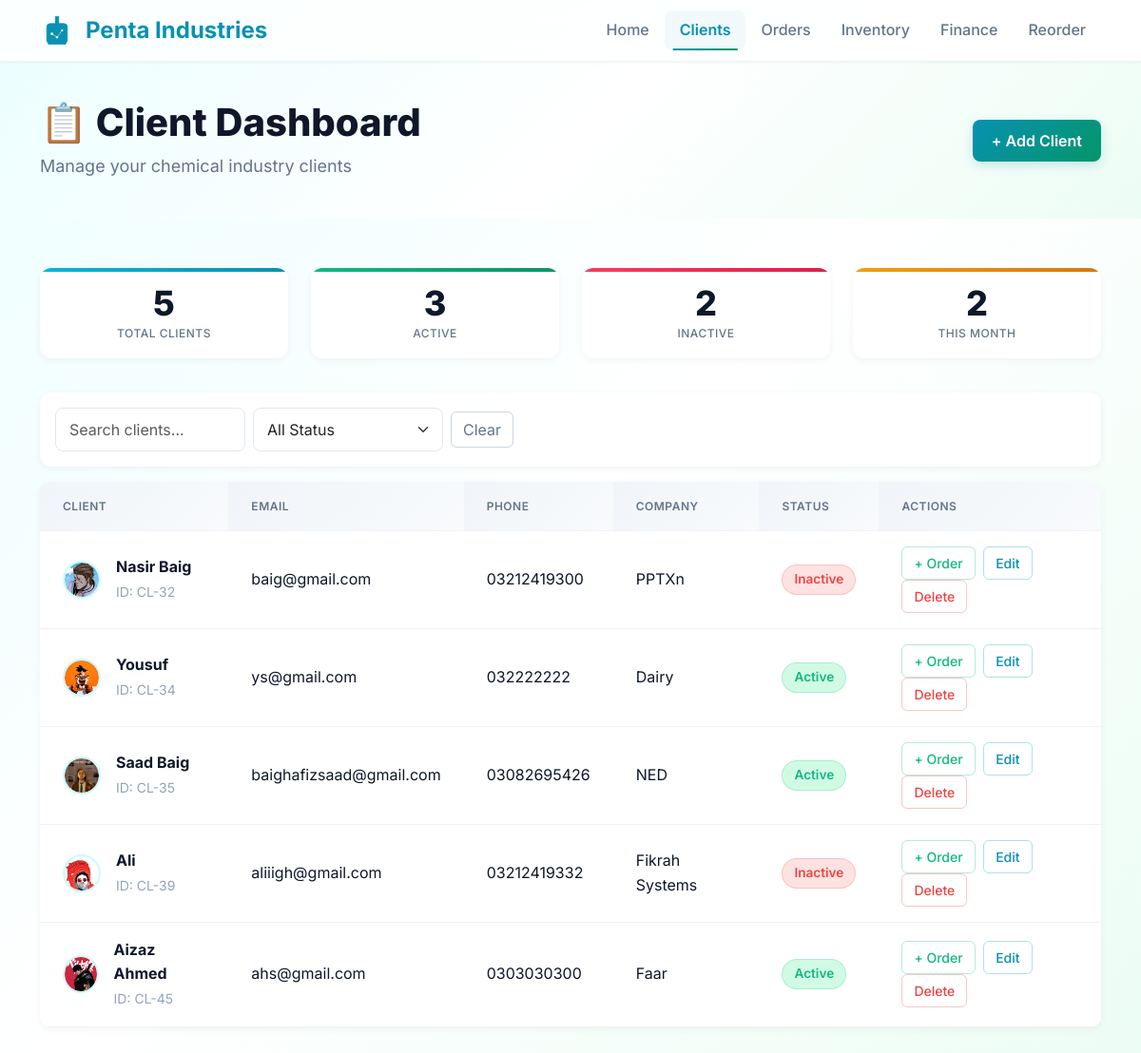
/client/, run on the app's committed database.
### core/models.py (models this page shows, shortened)
class Client(models.Model):
    name = models.CharField(max_length=100)
    email = models.EmailField(null=True,blank=True)
    phone = models.CharField(max_length=15, blank=True)
    company = models.CharField(max_length=100, blank=True)
    is_active = models.BooleanField(default=True)
    avatar = models.ImageField(upload_to='avatars/' , blank=True , null=True)
    created_at = models.DateTimeField(auto_now_add=True)

### core/views.py (the view, shortened to what this page needs)
# urls.py: path('client/', views.client_dashboard, name='client_dashboard'),
def client_dashboard(request):
    total_clients = Client.objects.count()
    active_clients = Client.objects.filter(is_active=True).count()
    inactive_clients = Client.objects.filter(is_active=False).count()
    now = datetime.now()
    start_of_month = now.replace(day=1, hour=0, minute=0, second=0, microsecond=0)
    this_month_clients = Client.objects.filter(created_at__gte=start_of_month).count()
    if request.method == "POST":
        client_id = request.POST.get("client_id")
        if client_id:
            client = get_object_or_404(Client, id=client_id)
            form = ClientForm(request.POST, request.FILES, instance=client)
        else:
            form = ClientForm(request.POST, request.FILES)
        if form.is_valid():
            client = form.save()
            action = "updated" if client_id else "added"
            if action == "added":
                ActivityLog.objects.create(
                    activity_type = 'client_created',
                    description = f'New client created : {client.name}',
                        user = request.user,
                        client_id = client.id
                )
            else:
                ActivityLog.objects.create(
                    activity_type = 'client_updated',
                    description =  f'Client Updated : {client.name}',
                    user = request.user,
                    client_id = client.id
                )
            messages.success(request, f"Client {action} successfully.")
            return redirect('client_dashboard')
    else:
        form = ClientForm()
    clients = Client.objects.all()
    search = request.GET.get('search')
    status = request.GET.get('status')
    clients = Client.objects.all()
    search = request.GET.get('search')
    status = request.GET.get('status')
    if status == 'active':
        clients = clients.filter(is_active=True)
    elif status == 'inactive':
        clients = clients.filter(is_active=False)
    return render(request, 'client.html', {
        'clients': clients,
        'form': form,
        'total_clients': total_clients,
        'active_clients': active_clients,
        'inactive_clients': inactive_clients,
        'this_month_clients': this_month_clients,
    })

### core/forms.py
class ClientForm(forms.ModelForm):
    class Meta:
        model = Client
        fields = ['name', 'email', 'phone', 'company', 'avatar' , 'is_active']
        widgets = {
            'name': forms.TextInput(attrs={'class': 'form-control', 'placeholder': 'Full Name'}),
            'email': forms.EmailInput(attrs={'class': 'form-control', 'placeholder': 'client@example.com'}),
            'phone': forms.TextInput(attrs={'class': 'form-control', 'placeholder': '+1 (555) 123-4567'}),
            'company': forms.TextInput(attrs={'class': 'form-control', 'placeholder': 'Company Name'}),
            'is_active': forms.CheckboxInput(attrs={'class': 'form-check-input'}),
        }

### templates/client.html (shortened to what this page needs)
{% load static %}
<!DOCTYPE html>
<html lang="en">
<head>
  <link href="https://cdn.jsdelivr.net/npm/bootstrap@5.3.2/dist/css/bootstrap.min.css" rel="stylesheet">
  <link href="{% static 'css/client-dashboard.css' %}" rel="stylesheet">
</head>
<body>
  <nav class="navbar navbar-expand-lg navbar-light bg-white shadow-sm border-bottom">
    <div class="container">
      <a class="navbar-brand d-flex align-items-center text-decoration-none" href="/">
        <span class="fw-bold" style="color: #0891b2; font-size: 1.4rem;">Penta Industries</span>
      </a>
      <div class="collapse navbar-collapse" id="navbarNav">
        <ul class="navbar-nav ms-auto">
          <li class="nav-item">
            <a class="nav-link" href="/">Home</a>
          </li>
          <li class="nav-item">
            <a class="nav-link active" href="/client/">Clients</a>
          </li>
          <li class="nav-item">
            <a class="nav-link" href="/order/">Orders</a>
          </li>
          <li class="nav-item">
            <a class="nav-link" href="/inventory/">Inventory</a>
          </li>
          <li class="nav-item">
            <a class="nav-link" href="/finance/">Finance</a>
          </li>
          <li class="nav-item">
            <a class="nav-link" href="/reorder/">Reorder</a>
          </li>
        </ul>
      </div>
    </div>
  </nav>
  <section class="header-section">
    <div class="container">
      <div class="d-flex justify-content-between align-items-center">
        <div>
          <h2>📋 Client Dashboard</h2>
          <p class="text-muted mb-0">Manage your chemical industry clients</p>
        </div>
        <button type="button" class="btn btn-primary" data-bs-toggle="modal" data-bs-target="#addClientModal">
          + Add Client
        </button>
      </div>
    </div>
  </section>
  <div class="container mt-4">
    <div class="row g-3">
      <div class="col-md-3">
        <div class="card clients-table-card text-center p-3">
          <h3 class="mb-0">{{ total_clients }}</h3>
          <small class="text-muted">Total Clients</small>
        </div>
      </div>
      <div class="col-md-3">
        <div class="card clients-table-card text-center p-3">
          <h3 class="mb-0">{{ active_clients }}</h3>
          <small class="text-muted">Active</small>
        </div>
      </div>
      <div class="col-md-3">
        <div class="card clients-table-card text-center p-3">
          <h3 class="mb-0">{{ inactive_clients }}</h3>
          <small class="text-muted">Inactive</small>
        </div>
      </div>
      <div class="col-md-3">
        <div class="card clients-table-card text-center p-3">
          <h3 class="mb-0">{{ this_month_clients }}</h3>
          <small class="text-muted">This Month</small>
        </div>
      </div>
    </div>
  </div>
  <div class="container mt-4">
    <form method="get" class="d-flex flex-wrap gap-2 mb-3 align-items-center">
      <input type="text" name="search" class="form-control" placeholder="Search clients..."
        value="{{ request.GET.search }}">
      <select name="status" onchange="this.form.submit()" class="form-select">
        <option value="">All Status</option>
      </select>
      <a href="{% url 'client_dashboard' %}" class="btn btn-outline-secondary">Clear</a>
    </form>
  </div>
  <div class="container mb-5">
    <div class="card clients-table-card">
      <div class="table-responsive">
        <table class="table table-hover mb-0">
          <thead>
            <tr>
              <th>Client</th>
              <th>Email</th>
              <th>Phone</th>
              <th>Company</th>
              <th>Status</th>
              <th>Actions</th>
            </tr>
          </thead>
          <tbody>
            {% for client in clients %}
            <tr>
              <td>
                <div class="d-flex align-items-center">
                  <div class="client-avatar">
                    {% if client.avatar %}
                    <img src="{{ client.avatar.url }}" alt="{{ client.name }}" class="img-fluid rounded-circle"
                      style="width: 40px; height: 40px; object-fit: cover" />
                    {% else %} {{ client.get_initials }} {% endif %}
                  </div>
                  <div class="ms-3">
                    <strong>{{ client.name }}</strong><br />
                    <small class="text-muted">ID: CL-{{ client.id }}</small>
                  </div>
                </div>
              </td>
              <td>{{ client.email }}</td>
              <td>{{ client.phone }}</td>
              <td>{{ client.company|default:"—" }}</td>
              <td>
                {% if client.is_active %}
                <span class="status-active">Active</span>
                {% else %}
                <span class="status-inactive">Inactive</span>
                {% endif %}
              </td>
              <td>
                <a href="{% url 'add_order_for_client' client.id %}" class="btn btn-sm btn-outline-success me-1">+
                  Order</a>
                <button type="button" class="btn btn-sm btn-outline-primary me-1 edit-client-btn"
                  data-id="{{ client.id }}" data-name="{{ client.name }}" data-email="{{ client.email }}"
                  data-phone="{{ client.phone }}" data-company="{{ client.company }}"
                  data-is_active="{{ client.is_active|yesno:" true,false" }}"
                  data-avatar-url="{% if client.avatar %}{{ client.avatar.url }}{% endif %}" data-bs-toggle="modal"
                  data-bs-target="#addClientModal">
                  Edit
                </button>
                <button type="button" class="btn btn-sm btn-outline-danger delete-btn"
                  data-client-name="{{ client.name }}" data-client-id="{{ client.id }}" data-bs-toggle="modal"
                  data-bs-target="#deleteConfirmModal">
                  Delete
                </button>
              </td>
            </tr>
            {% empty %}
            <tr>
              <td colspan="6" class="text-center text-muted py-4">
                No clients found.
              </td>
            </tr>
            {% endfor %}
          </tbody>
        </table>
      </div>
    </div>
  </div>
</body>
</html>

### data on the page
Client: avatar (picture), name "Nasir Baig", id "32", email "baig@gmail.com", phone "03212419300", company "PPTXn", is_active "Inactive"
Client: avatar (picture), name "Yousuf", id "34", email "ys@gmail.com", phone "032222222", company "Dairy", is_active "Active"
Client: avatar (picture), name "Saad Baig", id "35", email "baighafizsaad@gmail.com", phone "03082695426", company "NED", is_active "Active"
Client: avatar (picture), name "Ali", id "39", email "aliiigh@gmail.com", phone "03212419332", company "Fikrah Systems", is_active "Inactive"
Client: avatar (picture), name "Aizaz Ahmed", id "45", email "ahs@gmail.com", phone "0303030300", company "Faar", is_active "Active"

### other printed values
{{ total_clients }} "5"
{{ active_clients }} "3"
{{ inactive_clients }} "2"
{{ this_month_clients }} "2"
